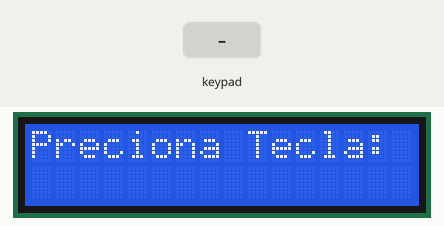
This sketch was run on a simulated Arduino Uno, built with avr-gcc and run on an emulated ATmega328P. Shown: 16×2 character LCD. The inputs (shaded band) are chosen by the test bench.

Above: at 1.2 s.
1.3 s: keypad keys 1 0 9 8 7 # pressed 0.4 s apart
At 4.3 s:
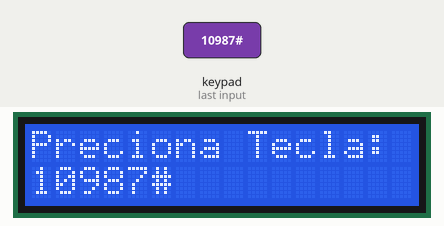
5.2 s: key 'A' pressed
At 6.4 s:
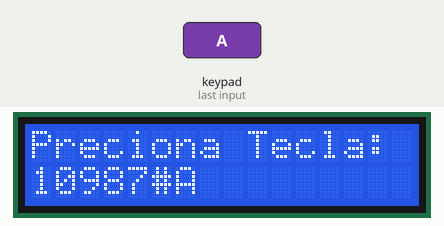
6.7 s: key 'B' pressed
At 7.8 s:
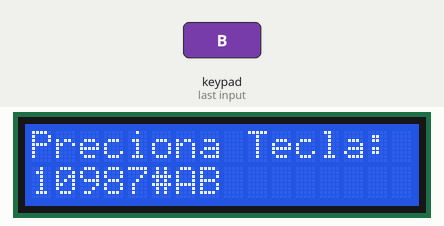
8.2 s: keypad keys 1 0 9 8 7 * pressed 0.4 s apart
At 10.6 s:
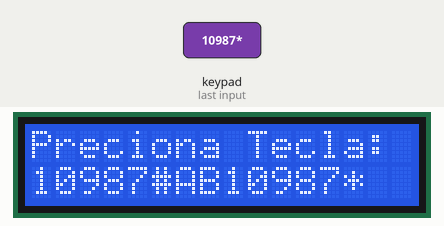
12.1 s: key 'C' pressed
At 13.3 s:
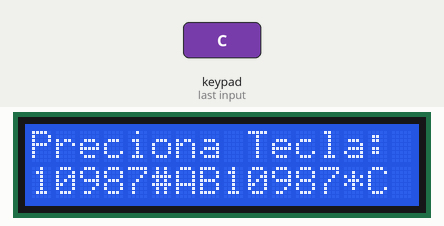
13.6 s: key '*' pressed
At 14.5 s:
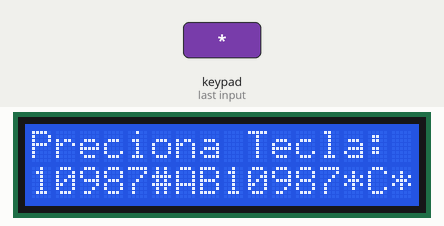
Timing chart, 0 to 16.1 s (numbered marks = the images above; inputs shaded):
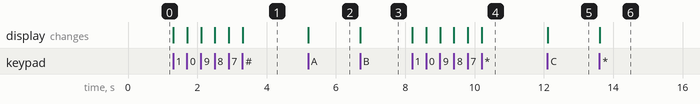

Measured:
- after the input at 1.3 s, the display: first changes at once (image 1 shows a later state)
- after the input at 5.2 s, the display: changes at once (image 2)
- after the input at 6.7 s, the display: changes at once (image 3)
- after the input at 8.2 s, the display: first changes at once (image 4 shows a later state)
- after the input at 12.1 s, the display: changes at once (image 5)
- after the input at 13.6 s, the display: changes at once (image 6)

The sketch:

Vasquez_Juan_Laboratorio1.ino
```cpp
#include <LiquidCrystal.h>
#include <Keypad.h>
const byte ROWS = 4;
const byte COLS = 4;
char keys[ROWS][COLS] = {
  {'1','2','3','A'},
  {'4','5','6','B'},
  {'7','8','9','C'},
  {'*','0','#','J'}
};

byte pinesFilas[ROWS] = {10,9,8,7};   // pines correspondientes a las filas
byte pinesColumnas[COLS] = {13,12,11,6}; // pines correspondientes a las columnas

const int rs = A0, en = A1, d4 = A2, d5 = A3, d6 = A4, d7 = A5;
LiquidCrystal lcd(rs, en, d4, d5, d6, d7);
Keypad keypad = Keypad(makeKeymap(keys),pinesFilas,pinesColumnas,ROWS,COLS);

void setup() {
  // set up the LCD's number of columns and rows:
  lcd.begin(16, 2);
  lcd.setCursor(0,0);
  lcd.print("Preciona Tecla: ");
  lcd.setCursor(0,1);
}

void loop() {
  char key= keypad.getKey();
  if(key){
    lcd.print(key);
    }
}
```
